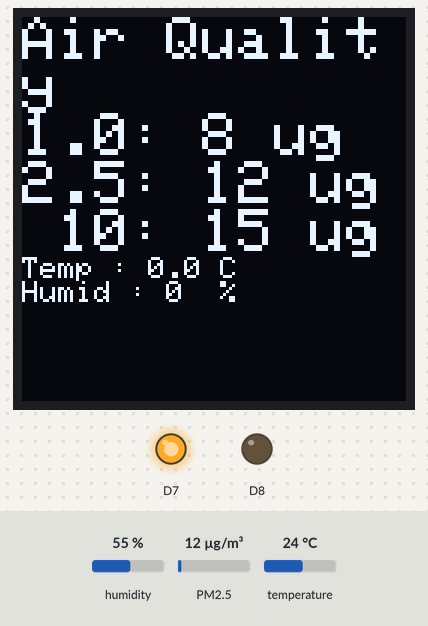
The sketch below on a simulated ESP8266 (NodeMCU). Parts: 128×128 one-colour display, output pins drawn as LEDs (lit = HIGH). The test bench sets the inputs (shaded band); at power-on: humidity 55 %, PM2.5 12 µg/m³, temperature 24 °C. The display library's start-up logo is not drawn; what the sketch prints to the serial monitor is not drawn.

Above: at 1.6 s.
1.7 s: humidity set to 22 %
At 6.2 s:
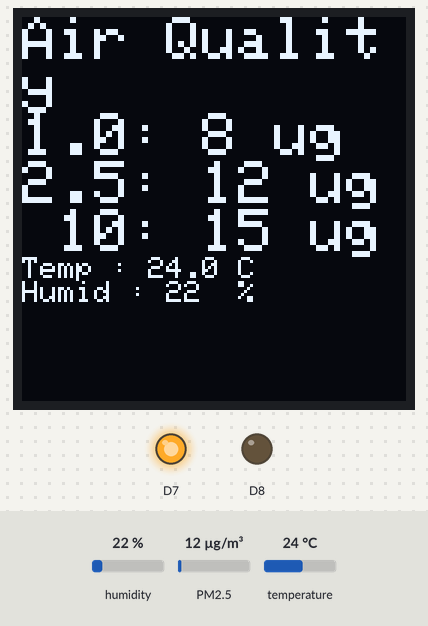
6.5 s: PM2.5 set to 6 µg/m³
At 7.9 s:
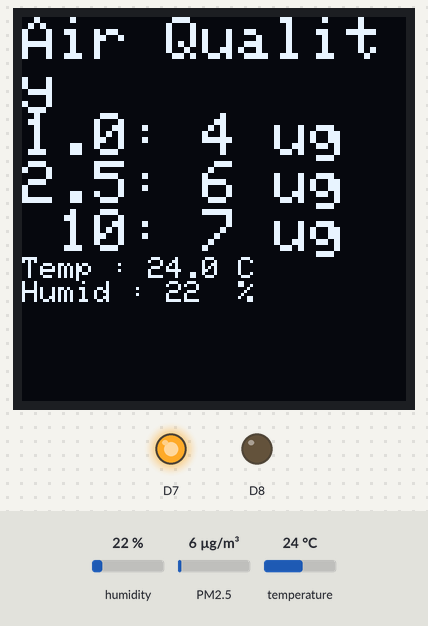
8.5 s: temperature set to 12 °C
At 12.2 s:
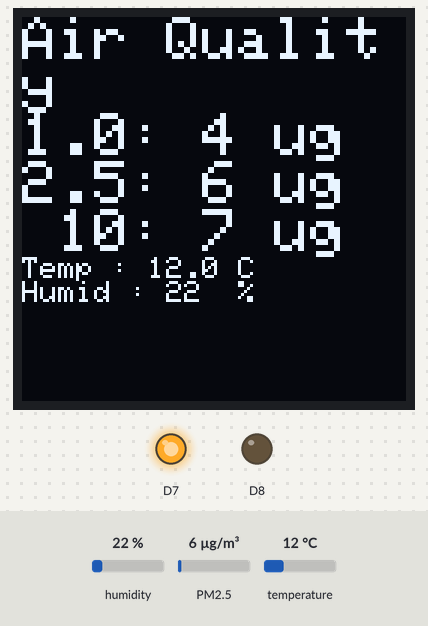
12.5 s: PM2.5 set to 75 µg/m³
At 13.8 s:
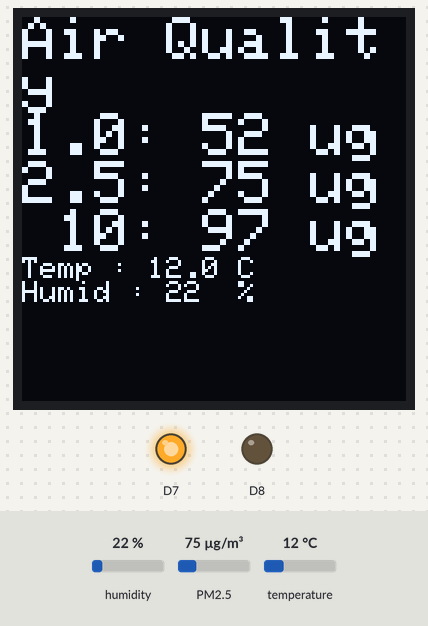
14.5 s: humidity set to 40 %
At 18.2 s:
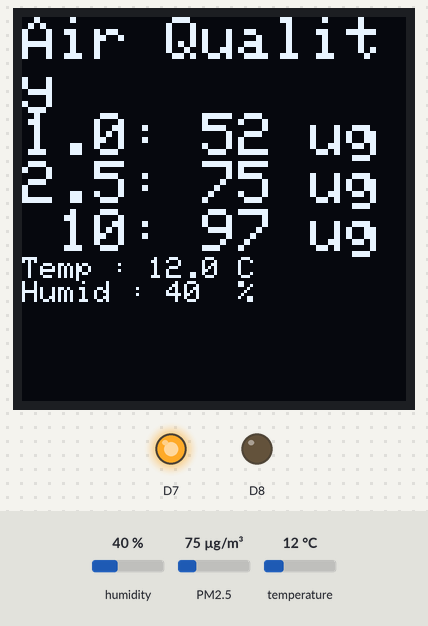
18.5 s: PM2.5 set to 150 µg/m³
At 19.8 s:
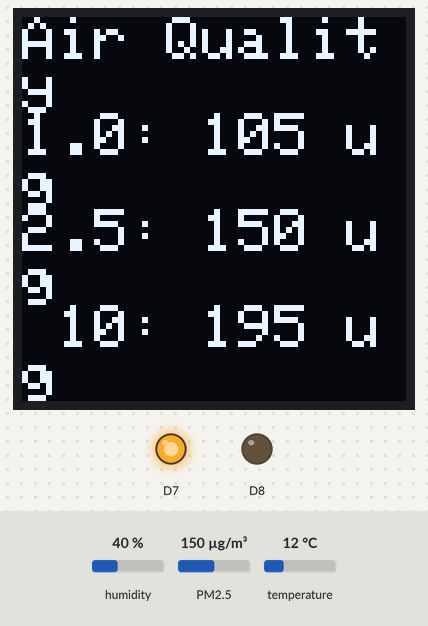
Timing chart, 0 to 21.5 s (numbered marks = the images above; inputs shaded):
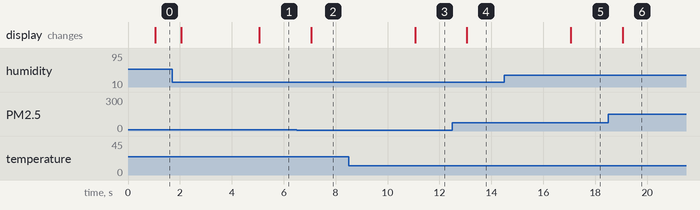

Measured:
- after the input at 1.7 s, the display: first differs from a run without the input after 3.4 s (image 1)
- after the input at 6.5 s, the display: changes after 0.56 s (image 2)
- after the input at 8.5 s, the display: changes after 2.6 s (image 3)
- after the input at 12.5 s, the display: changes after 0.56 s (image 4)
- after the input at 14.5 s, the display: changes after 2.6 s (image 5)
- after the input at 18.5 s, the display: changes after 0.56 s (image 6)

The sketch:

pms7003_dht.ino
```cpp
/*
   -PMS7003-
   5V - VCC
   GND - GND
   D4  - TX
   D3  - RX(not use in this code)

   D1 -> SCL
   D2 -> SDA
   5V -> VCC
   GND > GND
*/

#include <ESP8266WiFi.h>
#include <Wire.h>
#include <Adafruit_GFX.h>
#include <Adafruit_SH110X.h>
#include <DHT.h>
#include <PMS.h>
#include <SoftwareSerial.h>

#define DHTPIN D6
// Uncomment whatever type you're using!
#define DHTTYPE DHT11 // DHT 11
// #define DHTTYPE DHT22 // DHT 22  (AM2302), AM2321
//  #define DHTTYPE DHT21   // DHT 21 (AM2301)
DHT dht(DHTPIN, DHTTYPE);

#define SCREEN_WIDTH 128  // OLED display width, in pixels
#define SCREEN_HEIGHT 128 // OLED display height, in pixels
#define OLED_RESET -1     // can set an oled reset pin if desired
Adafruit_SH1107 display = Adafruit_SH1107(SCREEN_WIDTH, SCREEN_HEIGHT, &Wire, OLED_RESET, 1000000, 100000);

SoftwareSerial pmsSerial(D4, D3); // RX,TX
PMS pms(pmsSerial);
PMS::DATA data;

unsigned long previousMillis = 0;

uint8_t t_connecting;
uint8_t numVariables;
uint8_t sampleUpdate, updateValue = 5;
uint8_t sensorNotDetect = updateValue;
float humid, temp;

void setup()
{
  Serial.begin(115200);
  pmsSerial.begin(9600);
  Wire.begin();
  dht.begin();

  // for dht11
  digitalWrite(D7, HIGH);
  digitalWrite(D8, LOW);
  pinMode(D7, OUTPUT);
  pinMode(D8, OUTPUT);

  display.begin(0x3C, true); // Address 0x3C default
  //display.setContrast (0); // dim display

  display.display();
  // Clear the buffer.
  display.clearDisplay();
}

void loop()
{

  //------get data from PMS7003------
  if (pms.read(data))
  {
    sensorNotDetect = 0;

    display_update(); // update OLED
  }

  unsigned long currentMillis = millis();
  if (currentMillis - previousMillis >= 1000)
  { // run every 1 second
    previousMillis = currentMillis;
    if (sensorNotDetect < updateValue)
      sensorNotDetect++;
    else
    {
      display_update(); // update OLED
    }

    humid = dht.readHumidity();
    temp = dht.readTemperature();
    Serial.println("Humidity: " + String(humid) + "%  Temperature: " + String(temp) + "°C ");

    sampleUpdate++;
    if (sampleUpdate >= updateValue && sensorNotDetect < updateValue)
    {
      sampleUpdate = 0;
    }
  }
}

void display_update()
{
  //------Update OLED------
  if (sensorNotDetect < updateValue)
  {
    display.clearDisplay();
    display.setTextSize(2);             // Normal 1:1 pixel scale
    display.setTextColor(SH110X_WHITE);        // Draw white text
    display.setCursor(0, 0);            // Start at top-left corner
    display.println("Air Quality");
    display.print("1.0: ");
    display.print(data.PM_AE_UG_1_0);
    display.println(" ug");
    display.print("2.5: ");
    display.print(data.PM_AE_UG_2_5);
    display.println(" ug");
    display.print(" 10: ");
    display.print(data.PM_AE_UG_10_0);
    display.println(" ug");
    display.setTextSize(1);
    display.print("Temp : ");
    display.print(temp, 1);
    display.println(" C");
    display.print("Humid : ");
    display.print(humid, 0);
    display.print("  %");
    display.display();
  }
  // if no data from sensor
  else
  {
    display.clearDisplay();
    display.setTextSize(2);
    display.println("no sensor detect!");
  }

  //------print on serial moniter------
  if (sensorNotDetect <= 5)
  {
    Serial.print("PM 1.0 (ug/m3): ");
    Serial.println(data.PM_AE_UG_1_0);
    Serial.print("PM 2.5 (ug/m3): ");
    Serial.println(data.PM_AE_UG_2_5);
    Serial.print("PM 10.0 (ug/m3): ");
    Serial.println(data.PM_AE_UG_10_0);
  }
  else
  {
    Serial.println("no sensor detect");
  }
}
```
